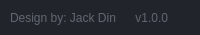
              <widget class="QFrame" name="frame_grip">
               <property name="minimumSize">
                <size>
                 <width>0</width>
                 <height>25</height>
                </size>
               </property>
               <property name="maximumSize">
                <size>
                 <width>16777215</width>
                 <height>35</height>
                </size>
               </property>
               <property name="styleSheet">
                <string notr="true">background-color: rgb(33, 37, 43);</string>
               </property>
               <property name="frameShape">
                <enum>QFrame::NoFrame</enum>
               </property>
               <property name="frameShadow">
                <enum>QFrame::Raised</enum>
               </property>
               <layout class="QHBoxLayout" name="horizontalLayout_7">
                <property name="spacing">
                 <number>0</number>
                </property>
                <property name="leftMargin">
                 <number>0</number>
                </property>
                <property name="topMargin">
                 <number>0</number>
                </property>
                <property name="rightMargin">
                 <number>2</number>
                </property>
                <property name="bottomMargin">
                 <number>0</number>
                </property>
                <item>
                 <widget class="QFrame" name="frame_label_bottom">
                  <property name="frameShape">
                   <enum>QFrame::NoFrame</enum>
                  </property>
                  <property name="frameShadow">
                   <enum>QFrame::Raised</enum>
                  </property>
                  <layout class="QHBoxLayout" name="horizontalLayout_8">
                   <property name="spacing">
                    <number>0</number>
                   </property>
                   <property name="leftMargin">
                    <number>10</number>
                   </property>
                   <property name="topMargin">
                    <number>0</number>
                   </property>
                   <property name="rightMargin">
                    <number>10</number>
                   </property>
                   <property name="bottomMargin">
                    <number>0</number>
                   </property>
                   <item>
                    <widget class="QLabel" name="label_credits">
                     <property name="maximumSize">
                      <size>
                       <width>16777215</width>
                       <height>16777215</height>
                      </size>
                     </property>
                     <property name="styleSheet">
                      <string notr="true">color: rgb(98, 103, 111);</string>
                     </property>
                     <property name="text">
                      <string>Design by: Jack Din</string>
                     </property>
                    </widget>
                   </item>
                   <item>
                    <widget class="QLabel" name="label_version">
                     <property name="maximumSize">
                      <size>
                       <width>100</width>
                       <height>16777215</height>
                      </size>
                     </property>
                     <property name="styleSheet">
                      <string notr="true">color: rgb(98, 103, 111);</string>
                     </property>
                     <property name="text">
                      <string>v1.0.0</string>
                     </property>
                     <property name="alignment">
                      <set>Qt::AlignRight|Qt::AlignTrailing|Qt::AlignVCenter</set>
                     </property>
                    </widget>
                   </item>
                  </layout>
                 </widget>
                </item>
                <item>
                 <widget class="QFrame" name="frame_size_grip">
                  <property name="maximumSize">
                   <size>
                    <width>20</width>
                    <height>20</height>
                   </size>
                  </property>
                  <property name="styleSheet">
                   <string notr="true">background: transparent;
background-image: url(:/images_icons_20/images/icons/20x20/cil-link-broken.png);
background-position: center;
background-repeat: no-repeat;</string>
                  </property>
                  <property name="frameShape">
                   <enum>QFrame::NoFrame</enum>
                  </property>
                  <property name="frameShadow">
                   <enum>QFrame::Raised</enum>
                  </property>
                 </widget>
                </item>
               </layout>
              </widget>
